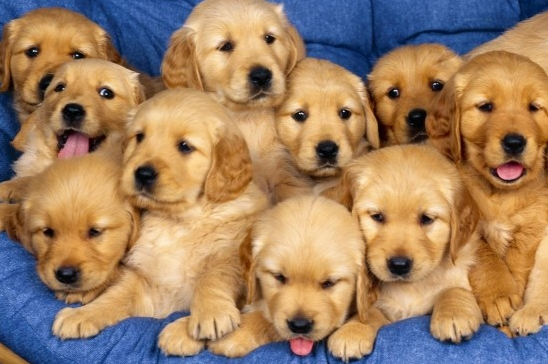
#> input picture 01_class/computer_vision/18_computer_vision_opencv_lessons/images/dog.bmp, 548 x 364 px
$ python 10_mytest2.py
#> lines starting #> are read from the running program, lines starting #| are printed output that depends on the picture
import cv2
from pathlib import Path
import matplotlib.pyplot as plt

img = cv2.imread(str(Path() / ".." / "images" / "dog.bmp"))
#> img is the input picture: shape (364, 548, 3); mean B, G, R 100.4, 128.9, 159

gray = cv2.cvtColor(img, cv2.COLOR_BGR2GRAY)
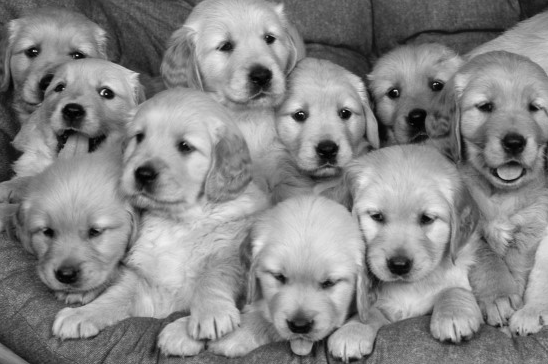
#> gray: shape (364, 548); min 0, max 243, mean 134.7

# cv2.imshow("gray", gray)

hist = cv2.calcHist(
    [img], # img = 색깔 이미지
    [0], # 그중에서 B 채널 이미지 선택
    None,   # None을 통해 사진의 모든 면적 추출
    [256],# hist bin의 개수
    [0, 256] # 값의 범위를 지정해줌
)
#> hist = 256 values, max 1650 at index 101, min 0 at index 232, mean 779.2

cdf = hist.cumsum()
#> cdf = 256 values from 974 to 199472

print("cdf.shape", cdf.shape)
#| cdf.shape (256,)

plt.figure(figsize=(4, 4))
plt.subplot(1, 1, 1)
plt.plot(cdf)
plt.tight_layout()
plt.show()
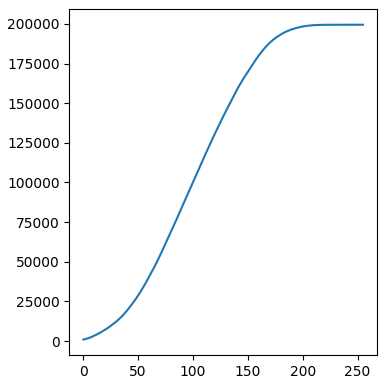
#> figure drawn by matplotlib, 1 panel; curve peaks at x = 245, y = 199472


# print(hist.shape)
# plt.figure(3, figsize=(12, 4))
# plt.subplot(1, 3, 1)
# plt.plot(cv2.calcHist(
#     [img],
#     [0],
#     None,
#     [256],
#     [0, 256]
# ))
# plt.xlim([0, 256])
#
# plt.subplot(1, 3, 2)
# plt.plot(cv2.calcHist(
#     [img],
#     [1],
#     None,
#     [256],
#     [0, 256]
# ))
# plt.xlim([0, 256])
#
# plt.subplot(1, 3, 3)
# plt.plot(cv2.calcHist(
#     [img],
#     [2],
#     None,
#     [256],
#     [0, 256]
# ))
# plt.xlim([0, 256])
# plt.show()

equalized = cv2.equalizeHist(gray)
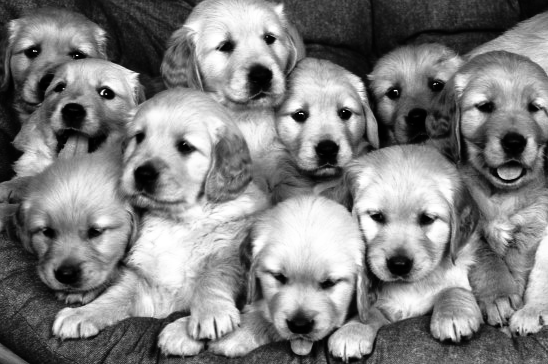
#> equalized: shape (364, 548); min 0, max 255, mean 128.2

cv2.imshow("original", gray)
cv2.imshow("equalized", equalized)

cv2.waitKey(0)
cv2.destroyAllWindows()

$ run again, with 01_class/computer_vision/18_computer_vision_opencv_lessons/images/field.bmp copied over 01_class/computer_vision/18_computer_vision_opencv_lessons/images/dog.bmp
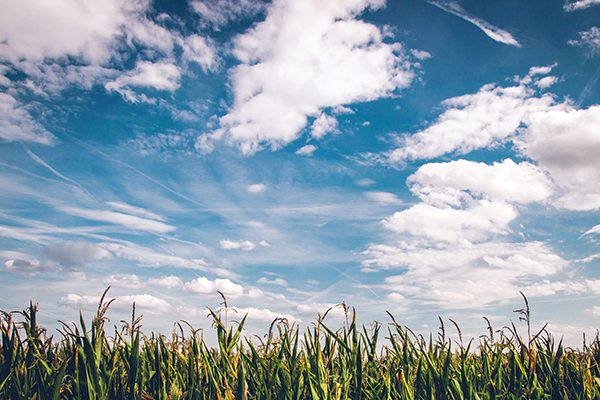
#> input picture 01_class/computer_vision/18_computer_vision_opencv_lessons/images/field.bmp, 600 x 400 px
#> img is the input picture: shape (400, 600, 3); mean B, G, R 173.2, 160.3, 141.8
#> `gray = cv2.cvtColor(img, cv2.COLOR_BGR2GRAY)`:
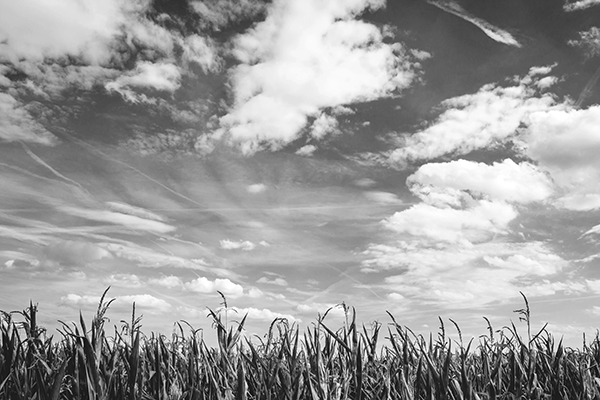
#> gray: shape (400, 600); min 0, max 255, mean 156.2
#> hist = 256 values, max 3661 at index 201, min 15 at index 1, mean 937.5
#> cdf = 256 values from 172 to 240000
#| cdf.shape (256,)
#> `equalized = cv2.equalizeHist(gray)`:
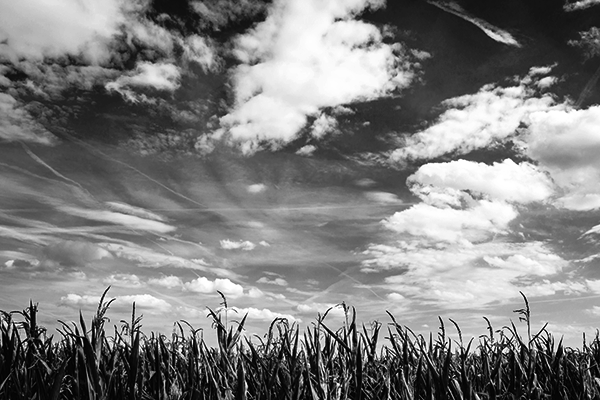
#> equalized: shape (400, 600); min 0, max 255, mean 128.1
